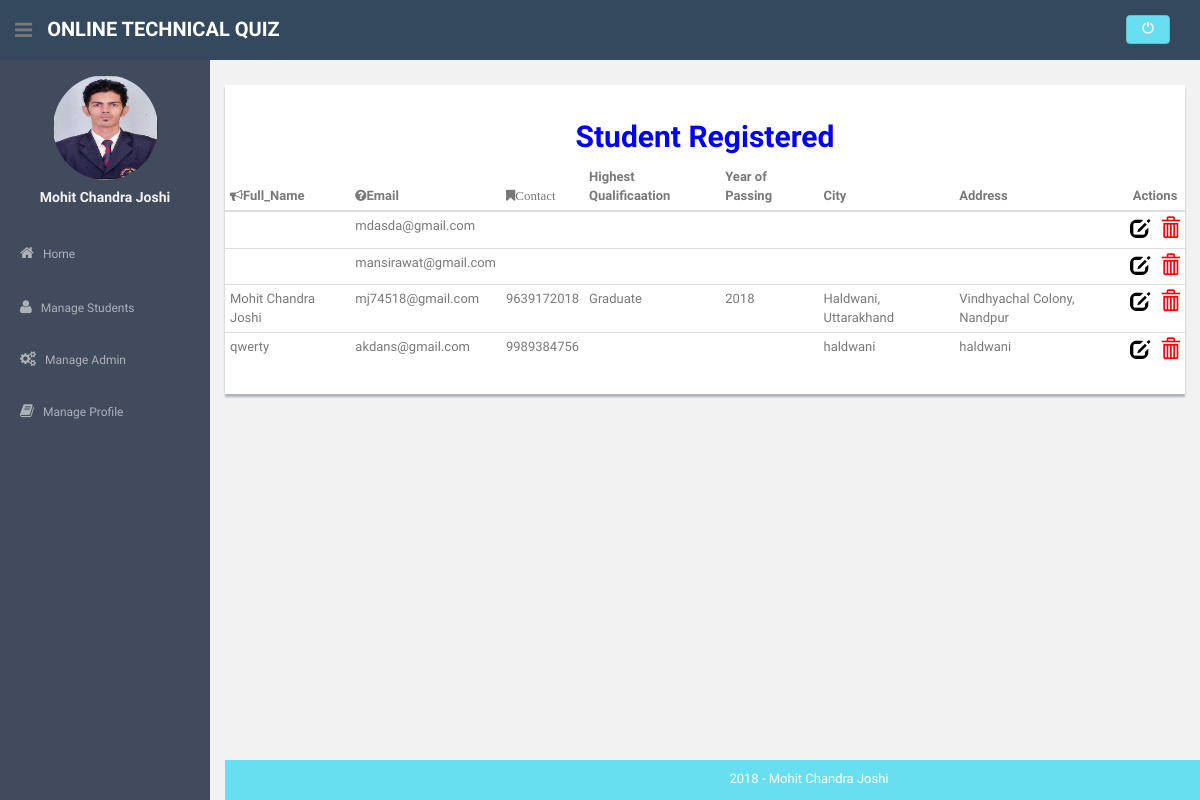
/admin/std_details.php (signed in), run on the app's committed database.
### tables this page shows
CREATE TABLE `user` (
  `user_id` varchar(10) NOT NULL,
  `full_name` varchar(20) DEFAULT NULL,
  `user_psswd` varchar(20) DEFAULT NULL,
  `address` varchar(50) DEFAULT NULL,
  `city_name` varchar(50) DEFAULT NULL,
  `contact` bigint(10) DEFAULT NULL,
  `email` varchar(30) DEFAULT NULL,
  `pic_status` int(11) NOT NULL
);

CREATE TABLE `education_qualification` (
  `edu_id` int(11) NOT NULL,
  `edu_name` varchar(30) NOT NULL,
  `user_id` varchar(20) NOT NULL,
  `year_of_passing` varchar(5) NOT NULL
);

### admin/std_details.php (the view, shortened to what this page needs)
<?php
 include('dbconfig/config.php');
	if($_SESSION['username'])
{
	$result_1 = $con->query("Select * from admin");
	while($row_1 = $result_1->fetch_assoc())
	{
		if($row_1['admin_id']==$_SESSION['username']){
?>
<!DOCTYPE html>
<html lang="en">
  <head>
    <link href="assets/css/bootstrap.css" rel="stylesheet">
    <link href="assets/font-awesome/css/font-awesome.css" rel="stylesheet" />
    <link href="assets/css/style.css" rel="stylesheet">
    <link href="assets/css/style-responsive.css" rel="stylesheet">
  </head>
 <body style="background-image:url('images/16.jpg'); background-size:cover; background-position:center;">
  <section id="container" >
<?php
include('header_nav.php');
?>
      <?php
		include('index_nav.php');
	  ?>
      <section id="main-content">
			<section class="wrapper">
			<div class="row mt">
			<div class="col-md-12">
			<div class="content-panel">
			<center><h2>
					<font color="blue">
						<b>Student Registered</b>
					</font>
					</h2>
			</center>
			<form action="std_details.php" method="POST">
			<div id="dvContents">
			<table class="table table-hover table-condensed" >
				<thead>
					<th><i class="fa fa-bullhorn"></i>Full_Name</th>
					<th class="hidden-phone"><i class="fa fa-question-circle"></i>Email</th>
					<th><i class="fa fa-bookmark">Contact</th>
					<th>Highest Qualificaation</th>
					<th>Year of Passing</th>
					<th>City</th>
					<th>Address</th>
					<th colspan="3" style="text-align:center">Actions</th>
				</thead>
				<tbody>
			<?php
			$result_3 = $con->query("Select * from user");
			while($row_3 = mysqli_fetch_array($result_3))
				{
					?>
					<tr>
					<td><?php echo $row_3['full_name']; ?></td>
					<td><?php echo $row_3['email'];	?></td>
					<td><?php echo $row_3['contact'];	?></td>
					<td><?php
					$sql2="Select * from education_qualification";
					$result_4 = $con->query($sql2);
					while($row_4 = mysqli_fetch_array($result_4)){
						if($row_3['user_id'] == $row_4['user_id']){
						echo $row_4['edu_name'];
						}
						else{
							echo "";
						}
					}?>
					</td>
					<td><?php
					$sql2="Select * from education_qualification";
					$result_4 = $con->query($sql2);
					while($row_4 = mysqli_fetch_array($result_4)){
						if($row_3['user_id'] == $row_4['user_id']){
						echo $row_4['year_of_passing'];
						}
						else{
							echo "";
						}
					}?></td>
					<td><?php echo $row_3['city_name']; ?></td>
					<td><?php echo $row_3['address']; ?></td>
						<td>
							<a href='update_profile.php?id=<?php echo $row_3['user_id']; ?>'data-toggle="tooltip" data-placement="top" title="Update Information"><span class="glyphicon glyphicon-edit" style="font-size:20px; color:black;"></span></a>
						</td>
						<td>
							<a href='delete_rec.php?del=<?php echo $row_3['user_id']; ?>' data-toggle="tooltip" data-placement="top" title="Delete Account"><span class="glyphicon glyphicon-trash" style="font-size:20px; color:red"></span></a>
						</td>
						<?php
				}
						?>
			</div>
			</div>
			</div>
			</div>
			</section>
		</section>
	<?php
	include('footer.php');
	?>
  </section>
  </body>
  <?php
	}
	}
		}
		else
		{
			header('Location:logout.php');
		}
		?>
</html>

### admin/header_nav.php (shortened to what this page needs)
<header class="header black-bg">
	  <div class="sidebar-toggle-box">
		  <div class="fa fa-bars tooltips" data-placement="right" ></div>
	  </div>
	<a href="index.php" class="logo visible-lg visible-md"><b>ONLINE TECHNICAL QUIZ</b></a>
	<div class="top-menu">
		<ul class="nav pull-right top-menu">
			<li><a class="logout" href="logout.php" title="LogOut"><span class="glyphicon glyphicon-off"><span></a></li>
		</ul>
	</div>
</header>

### admin/index_nav.php (shortened to what this page needs)
<aside>
          <div id="sidebar"  class="nav-collapse ">
              <ul class="sidebar-menu" id="nav-accordion">
              	  <p class="centered">
				  <a href="profile.php"><?php
									if($row_1['pic_status']==1){
										echo"<img id='pfimage' src='uploads/profile".$_SESSION['username'].".jpg?'".mt_rand().">";
									}
									else{
										echo"<img id='pfimage' src='uploads/profiledefault.jpg'>";
									}
							?></a></p>
              	  <h5 class="centered"><?php
                    if($row_1['admin_name']=="")
                    {
                        echo ($row_1['admin_id']);
                    }
                    else{
                        echo ($row_1['admin_name']);
                    }
                    ?></h5>
                  <li class="mt">
                      <a href="index.php">
                          <i class="fa fa-home"></i>
                          <span>Home</span>
                      </a>
                  </li>
                  <li class="sub-menu">
                      <a href="javascript:;" >
                          <i class="fa fa-user"></i>
                          <span>Manage Students</span>
                      </a>
                  </li>
                  <li class="sub-menu">
                      <a href="javascript:;" >
                          <i class="fa fa-cogs"></i>
                          <span>Manage Admin</span>
                      </a>
                  </li>
                  <li class="sub-menu">
                      <a href="javascript:;" >
                          <i class="fa fa-book"></i>
                          <span>Manage Profile</span>
                      </a>
                  </li>
              </ul>
          </div>
      </aside>

### admin/footer.php (shortened to what this page needs)
<footer class="site-footer" style="bottom:0px;position:fixed;width:100%;">
	<div class="text-center">2018 - Mohit Chandra Joshi
	</div>
	</footer>

### admin/assets/css/style.css (style rules this page uses)
body { color: #797979; background: #f2f2f2; font-family: 'Ruda', sans-serif; padding: 0px !important; margin: 0px !important; font-size:13px; }
ul li { list-style: none; }
a, a:hover, a:focus { text-decoration: none; outline: none; }
#container { width: 100%; height: 100%; }
.centered { text-align: center; }
.mt { margin-top: 25px; }
ul.top-menu > li > .logout { color: #f2f2f2; font-size: 12px; border-radius: 4px; -webkit-border-radius: 4px; border: 1px solid #64c3c2 !important; padding: 5px 15px; margin-right: 15px; background: #68dff0; margin-top: 15px; }
#sidebar { width: 210px; height: 100%; position: fixed; background: #424a5d; }
#sidebar h5 { color: #f2f2f2; font-weight: 700; }
#sidebar ul li { position: relative; }
ul.sidebar-menu , ul.sidebar-menu li ul.sub { margin: -2px 0 0; padding: 0; }
ul.sidebar-menu { margin-top: 75px; }
ul.sidebar-menu li { margin-bottom: 5px; margin-left:10px; margin-right:10px; }
ul.sidebar-menu li.sub-menu { line-height: 15px; }
ul.sidebar-menu li a span { display: inline-block; }
ul.sidebar-menu li a { color: #aeb2b7; text-decoration: none; display: block; padding: 15px 0 15px 10px; font-size: 12px; outline: none; -webkit-transition: all 0.3s ease; -moz-transition: all 0.3s ease; -o-transition: all 0.3s ease; -ms-transition: all 0.3s ease; transition: all 0.3s ease; }
ul.sidebar-menu li a i { font-size: 15px; padding-right: 6px; }
#main-content { margin-left: 210px; }
.header, .footer { min-height: 60px; padding: 0 15px; }
.header { position: fixed; left: 0; right: 0; z-index: 1002; }
.black-bg { background: #34495e; border-bottom: 1px solid #34495e; }
.wrapper { display: inline-block; margin-top: 60px; padding-left: 15px; padding-right: 15px; padding-bottom: 15px; padding-top: 0px; width: 100%; }
a.logo { font-size: 20px; color: #ffffff; float: left; margin-top: 15px; text-transform: uppercase; }
a.logo b { font-weight: 900; }
#top_menu .nav > li, ul.top-menu > li { float: left; }
ul.top-menu > li > a { color: #666666; font-size: 16px; border-radius: 4px; -webkit-border-radius: 4px; border:1px solid #666666 !important; padding: 2px 6px; margin-right: 15px; }
.sidebar-toggle-box { float: left; padding-right: 15px; margin-top: 20px; }
.sidebar-toggle-box .fa-bars { cursor: pointer; display: inline-block; font-size: 20px; }
.content-panel { background: #ffffff; box-shadow: 0px 3px 2px #aab2bd; padding-top: 15px; padding-bottom: 5px; }
.site-footer { background: #68dff0; color: #fff; padding: 10px 0; }

### admin/index_nav.php (style rules this page uses)
#pfimage { width: 105px; height: 105px; position: relative; overflow: hidden; border-radius: 50%; }

### data on the page
user: email "mdasda@gmail.com"
user: email "mansirawat@gmail.com"
user: full_name "Mohit Chandra Joshi", email "mj74518@gmail.com", contact "9639172018", city_name "Haldwani, Uttarakhand", address "Vindhyachal Colony, Nandpur"
education_qualification: edu_name "Graduate", year_of_passing "2018"
user: full_name "qwerty", email "akdans@gmail.com", contact "9989384756", city_name "haldwani", address "haldwani"

### other printed values
$row_1['admin_name'] "Mohit Chandra Joshi"
